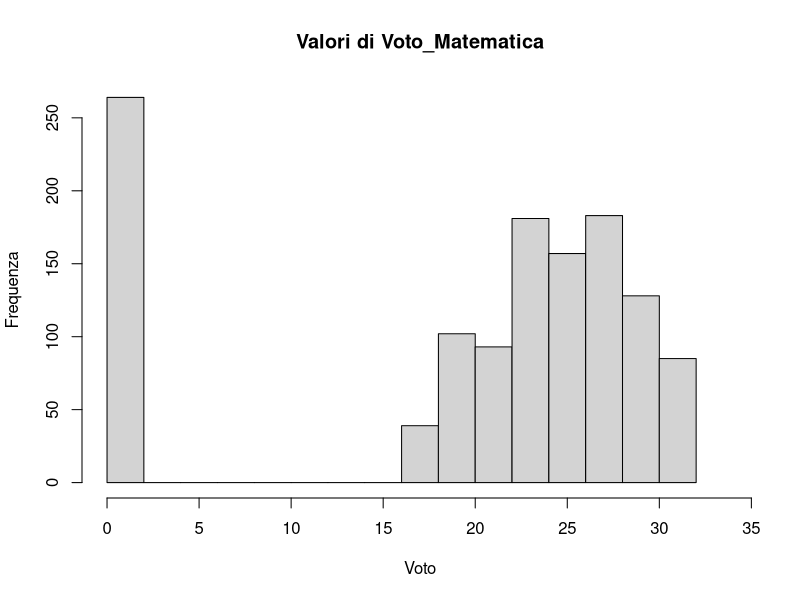
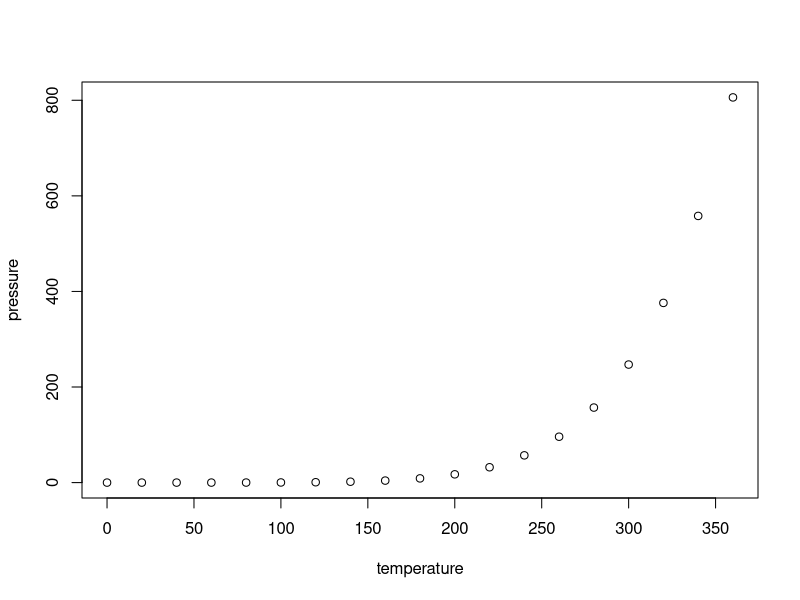

Write R code to recreate these figures, in order.
## ---- chunk 1
knitr::opts_chunk$set(echo = TRUE)
library(dplyr)
## ---- chunk 2
dataset = read.csv("./Data/dataset.csv")
summary(dataset)
## ---- chunk 3
summary(dataset$Scuola_provenienza)

dataset$Scuola_provenienza = as.character(dataset$Scuola_provenienza)
dataset$Scuola_provenienza = with(dataset,
                                  ifelse(
                                    Scuola_provenienza %in% c('AL', 'IA', 'IPC', 'LL', 'XX', ''),
                                    'Altro',
                                    Scuola_provenienza
                                  ))

dataset$Scuola_provenienza = as.factor(dataset$Scuola_provenienza)
summary(dataset$Scuola_provenienza)
## ---- chunk 4
summary(dataset$Esame_Matematica)
## ---- chunk 5
dataset$Esame_Matematica = as.character(dataset$Esame_Matematica)
dataset$Esame_Matematica = with(dataset,
                                ifelse(Esame_Matematica %in% (''), 'Non superato', Esame_Matematica))
dataset$Esame_Matematica = with(dataset,
                                ifelse(Esame_Matematica %in% ('MATEMATICA I'), 'EsameMatematica', Esame_Matematica))
dataset$Esame_Matematica = as.factor(dataset$Esame_Matematica)
summary(dataset$Esame_Matematica)
## ---- chunk 6
summary(dataset$Voto_Matematica)
## ---- chunk 7
dataset$Voto_Matematica = with(dataset, ifelse(Voto_Matematica %in% (0), Voto_medio, Voto_Matematica))
dataset$Voto_Matematica = with(dataset, ifelse(Esame_Matematica %in% ('Non superato'), 0, Voto_Matematica))
summary(dataset$Voto_Matematica)

## ---- chunk 8
hist(dataset$Voto_Matematica, xlab = 'Voto', ylab = 'Frequenza', xlim = c(0, 34), main = 'Valori di Voto_Matematica')
## ---- chunk 9
plot(pressure)
